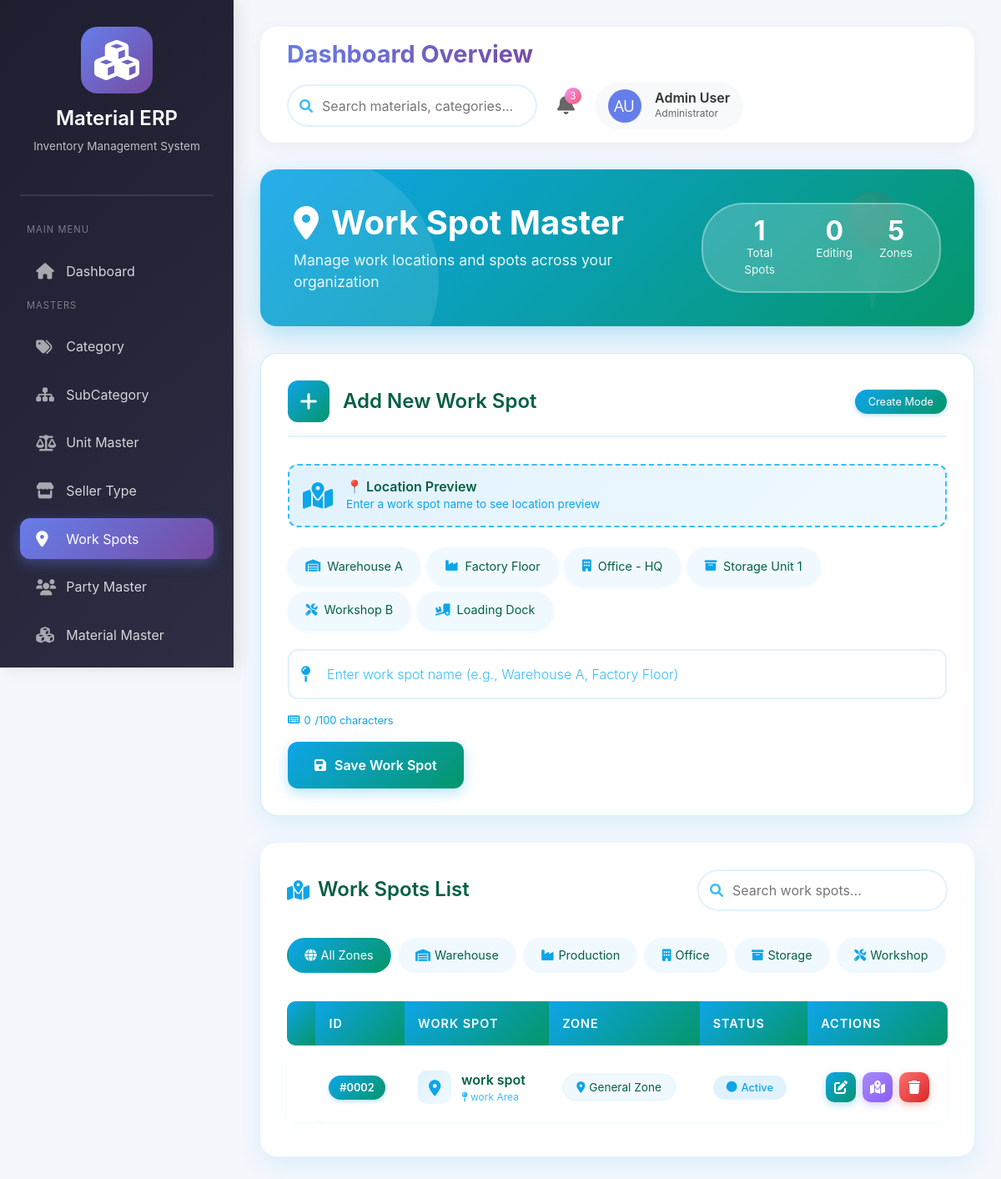
The page /masters/work-spots/ on the database its author committed.
### masters/models.py (models this page shows, shortened)
class WorkSpots(models.Model):
    id = models.AutoField(primary_key=True)
    name = models.CharField(max_length=100)
    status = models.BooleanField(default=True)

### masters/views.py (the view)
# urls.py: path('work-spots/', views.work_spots, name='work_spots'),
def work_spots(request):
    if request.method == "POST":
        name = request.POST.get('name')
        WorkSpots.objects.create(name=name)
        return redirect('/masters/work-spots/')
    data = WorkSpots.objects.all()
    for d in data:
        d.first_word = d.name.split(" ")[0]
    return render(request,'masters/work_spots.html',{
        'data':data
    })

### masters/templates/masters/work_spots.html (shortened to what this page needs)
{% extends 'base.html' %}
{% block content %}
<div class="page-header">
    <div class="header-content">
        <div class="header-title">
            <h2>
                <i class="fas fa-map-marker-alt"></i>
                Work Spot Master
            </h2>
            <p>Manage work locations and spots across your organization</p>
        </div>
        <div class="header-stats">
            <div class="stat-item">
                <div class="stat-value">{{ data|length }}</div>
                <div class="stat-label">Total Spots</div>
            </div>
            <div class="stat-item">
                <div class="stat-value">{% if edit %}1{% else %}0{% endif %}</div>
                <div class="stat-label">Editing</div>
            </div>
            <div class="stat-item">
                <div class="stat-value">5</div>
                <div class="stat-label">Zones</div>
            </div>
        </div>
    </div>
</div>
<div class="form-card">
    <div class="form-title">
        <div class="form-icon">
            <i class="fas {% if edit %}fa-edit{% else %}fa-plus{% endif %}"></i>
        </div>
        <h3>{% if edit %}Edit Work Spot{% else %}Add New Work Spot{% endif %}</h3>
        <span class="form-badge">{% if edit %}Update Mode{% else %}Create Mode{% endif %}</span>
    </div>
    <div class="map-preview">
        <i class="fas fa-map-marked-alt"></i>
        <div class="map-preview-text">
            <h6>📍 Location Preview</h6>
            <p>Enter a work spot name to see location preview</p>
        </div>
    </div>
    <div class="location-suggestions">
        <span class="suggestion-tag" onclick="setWorkSpot('Warehouse A')">
            <i class="fas fa-warehouse"></i> Warehouse A
        </span>
        <span class="suggestion-tag" onclick="setWorkSpot('Factory Floor')">
            <i class="fas fa-industry"></i> Factory Floor
        </span>
        <span class="suggestion-tag" onclick="setWorkSpot('Office - HQ')">
            <i class="fas fa-building"></i> Office - HQ
        </span>
        <span class="suggestion-tag" onclick="setWorkSpot('Storage Unit 1')">
            <i class="fas fa-archive"></i> Storage Unit 1
        </span>
        <span class="suggestion-tag" onclick="setWorkSpot('Workshop B')">
            <i class="fas fa-tools"></i> Workshop B
        </span>
        <span class="suggestion-tag" onclick="setWorkSpot('Loading Dock')">
            <i class="fas fa-truck-loading"></i> Loading Dock
        </span>
    </div>
    <form method="POST" id="workSpotForm">
        <div class="spot-input-group">
            <i class="fas fa-map-pin spot-icon"></i>
            <input type="text" name="name" class="spot-input"
                   value="{% if edit %}{{edit.name}}{% endif %}"
                   placeholder="Enter work spot name (e.g., Warehouse A, Factory Floor)"
                   id="spotInput" required maxlength="100">
        </div>
        <div class="char-counter" id="charCounter">
            <i class="fas fa-keyboard"></i>
            <span id="charCount">0</span>/100 characters
        </div>
        <button type="submit" class="btn-spot" id="submitBtn">
            <i class="fas {% if edit %}fa-sync-alt{% else %}fa-save{% endif %}"></i>
            <span>{% if edit %}Update Work Spot{% else %}Save Work Spot{% endif %}</span>
        </button>
    </form>
</div>
<div class="table-card">
    <div class="table-header">
        <h3>
            <i class="fas fa-map-marked-alt"></i>
            Work Spots List
        </h3>
        <div class="search-box">
            <i class="fas fa-search"></i>
            <input type="text" id="searchInput" placeholder="Search work spots..." onkeyup="searchTable()">
        </div>
    </div>
    <div class="zone-filters">
        <span class="filter-pill active" onclick="filterZones('all')">
            <i class="fas fa-globe"></i> All Zones
        </span>
        <span class="filter-pill" onclick="filterZones('warehouse')">
            <i class="fas fa-warehouse"></i> Warehouse
        </span>
        <span class="filter-pill" onclick="filterZones('production')">
            <i class="fas fa-industry"></i> Production
        </span>
        <span class="filter-pill" onclick="filterZones('office')">
            <i class="fas fa-building"></i> Office
        </span>
        <span class="filter-pill" onclick="filterZones('storage')">
            <i class="fas fa-archive"></i> Storage
        </span>
        <span class="filter-pill" onclick="filterZones('workshop')">
            <i class="fas fa-tools"></i> Workshop
        </span>
    </div>
    {% if data %}
    <table class="spot-table" id="spotTable">
        <thead>
            <tr>
                <th></th>
                <th>ID</th>
                <th>Work Spot</th>
                <th>Zone</th>
                <th>Status</th>
                <th>Actions</th>
            </tr>
        </thead>
        <tbody>
            {% for i in data %}
            <tr>
                <td>
                    <span class="spot-id">#{{ i.id|stringformat:"04d" }}</span>
                </td>
                <td>
                    <div class="spot-display">
                        <div class="spot-icon-small">
                            {% with name_lower=i.name|lower %}
                                {% if 'warehouse' in name_lower %}
                                    <i class="fas fa-warehouse"></i>
                                {% elif 'factory' in name_lower or 'floor' in name_lower %}
                                    <i class="fas fa-industry"></i>
                                {% elif 'office' in name_lower %}
                                    <i class="fas fa-building"></i>
                                {% elif 'storage' in name_lower %}
                                    <i class="fas fa-archive"></i>
                                {% elif 'workshop' in name_lower %}
                                    <i class="fas fa-tools"></i>
                                {% elif 'loading' in name_lower or 'dock' in name_lower %}
                                    <i class="fas fa-truck-loading"></i>
                                {% else %}
                                    <i class="fas fa-map-marker-alt"></i>
                                {% endif %}
                            {% endwith %}
                        </div>
                        <div class="spot-info">
                            <span class="spot-name">{{ i.name }}</span>
                            <span class="spot-location">
                            </span>
                        </div>
                    </div>
                </td>
                <td>
                    {% with name_lower=i.name|lower %}
                        {% if 'warehouse' in name_lower %}
                            <span class="zone-badge"><i class="fas fa-warehouse"></i> Warehouse Zone</span>
                        {% elif 'factory' in name_lower or 'floor' in name_lower %}
                            <span class="zone-badge"><i class="fas fa-industry"></i> Production Zone</span>
                        {% elif 'office' in name_lower %}
                            <span class="zone-badge"><i class="fas fa-building"></i> Office Zone</span>
                        {% elif 'storage' in name_lower %}
                            <span class="zone-badge"><i class="fas fa-archive"></i> Storage Zone</span>
                        {% elif 'workshop' in name_lower %}
                            <span class="zone-badge"><i class="fas fa-tools"></i> Workshop Zone</span>
                        {% elif 'loading' in name_lower or 'dock' in name_lower %}
                            <span class="zone-badge"><i class="fas fa-truck-loading"></i> Logistics Zone</span>
                        {% else %}
                            <span class="zone-badge"><i class="fas fa-map-marker-alt"></i> General Zone</span>
                        {% endif %}
                    {% endwith %}
                </td>
               <td>
{% if i.status %}
<span class="status-badge status-active">
<i class="fas fa-circle"></i> Active
</span>
{% else %}
<span class="status-badge status-inactive">
<i class="fas fa-circle"></i> Inactive
</span>
{% endif %}
</td>
                <td>
                    <div class="action-buttons">
                        <a href="{% url 'work_spots_edit' i.id %}" class="btn-action btn-edit" title="Edit">
                            <i class="fas fa-edit"></i>
                        </a>
                        <a href="#" onclick="viewSpot('{{ i.id }}')" class="btn-action btn-view" title="View on Map">
                            <i class="fas fa-map-marked-alt"></i>
                        </a>
                        <a href="{% url 'work_spots_delete' i.id %}" class="btn-action btn-delete" title="Delete"
                           onclick="return confirmDelete('{{ i.name }}')">
                            <i class="fas fa-trash"></i>
                        </a>
                    </div>
                </td>
            </tr>
            {% endfor %}
        </tbody>
    </table>
    {% endif %}
</div>
<link rel="stylesheet" href="https://cdnjs.cloudflare.com/ajax/libs/font-awesome/6.0.0/css/all.min.css">
{% endblock %}

### rows shown on the page
WorkSpots: id "0002", name "work spot", status True (drawn)

### other values the page prints
{{ data|length }} "1"
